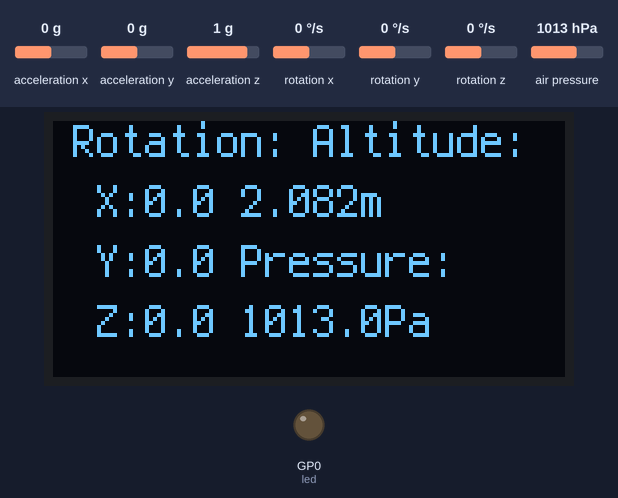
Simulated run of this program. Board: Raspberry Pi Pico running CircuitPython. Parts: 128×64 one-colour display, output pins drawn as LEDs (lit = HIGH). The inputs (shaded band) are chosen by the test bench; at power-on: acceleration z 1 g, rotation x 0 °/s, rotation y 0 °/s, rotation z 0 °/s, air pressure 1013 hPa, acceleration x 0 g, acceleration y 0 g. What the program prints to the serial console is not drawn.

Above: at 1.2 s.
1.3 s: acceleration z set to 0.2 g
2.8 s: acceleration z set to -0.1 g
At 3.5 s:
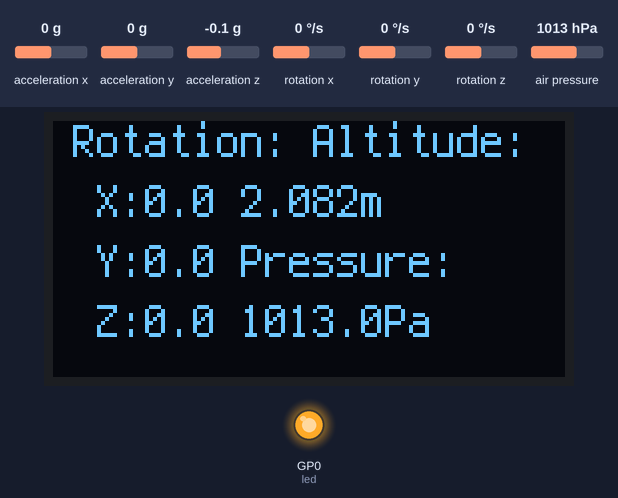
4.3 s: rotation x set to -192 °/s
At 5.2 s:
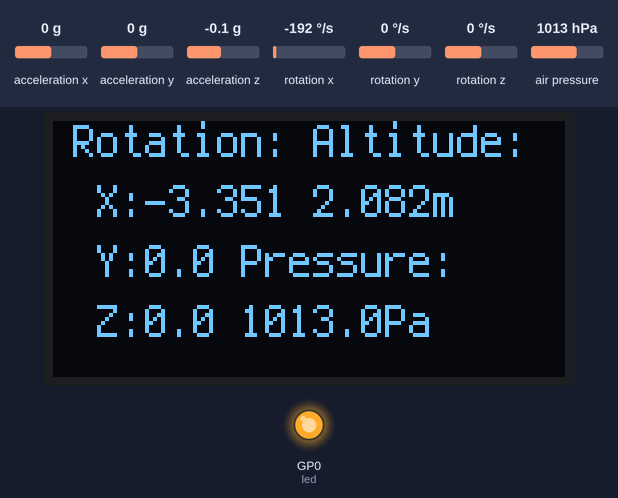
5.8 s: rotation y set to -192 °/s
At 6.5 s:
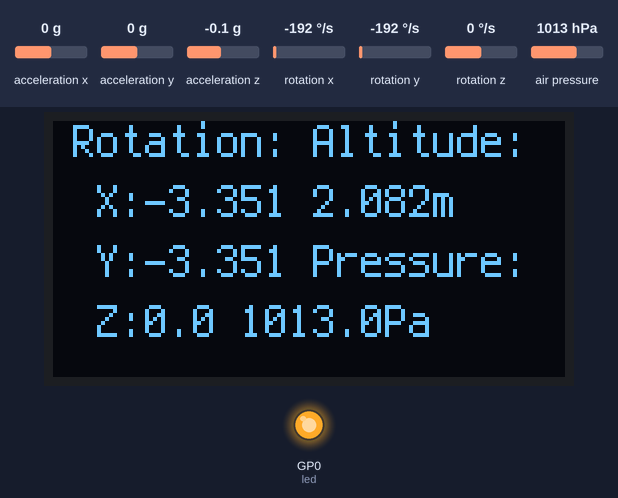
7.3 s: rotation z set to -192 °/s
At 8.5 s:
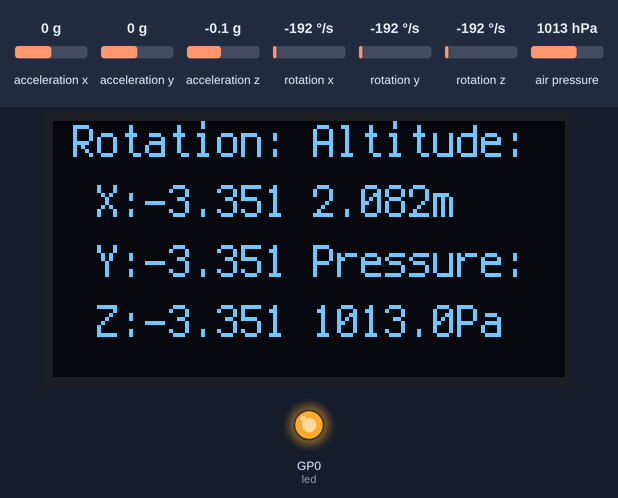
8.8 s: air pressure set to 1011 hPa
At 9.9 s:
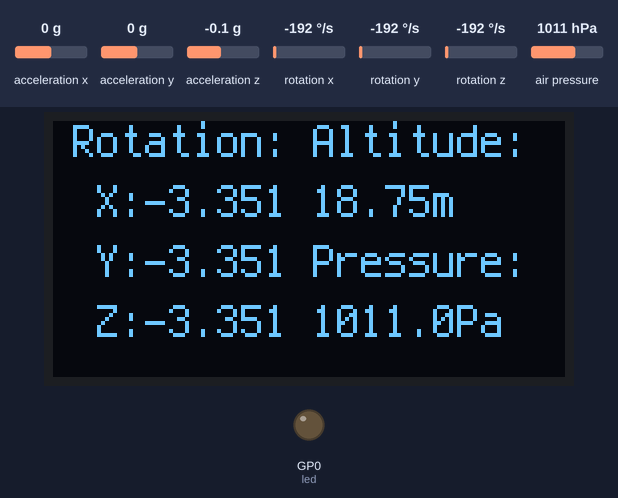
Timing chart, 0 to 11.3 s (numbered marks = the images above; inputs shaded):
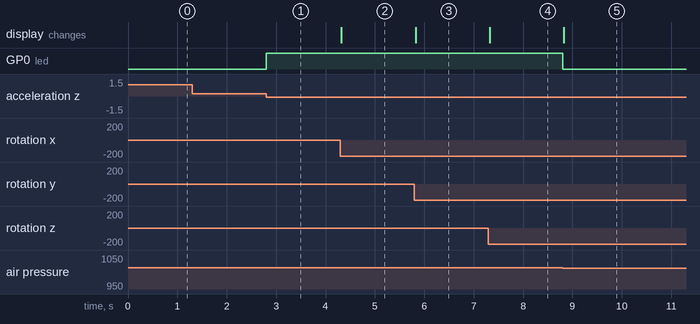

The program:

Crash_Avoidance_Part_4__Altimeter_.py
```python
import adafruit_mpu6050
import busio
import board
import time
import digitalio
from adafruit_display_text import label
import adafruit_displayio_ssd1306
import terminalio
import displayio
import adafruit_mpl3115a2

displayio.release_displays()

sda_pin = board.GP14
scl_pin = board.GP15

i2c = busio.I2C(scl_pin, sda_pin)
display_bus = displayio.I2CDisplay(i2c, device_address=0x3d, reset=board.GP16)
display = adafruit_displayio_ssd1306.SSD1306(display_bus, width=128, height=64)
mpu = adafruit_mpu6050.MPU6050(i2c, address=0x68)

led = digitalio.DigitalInOut(board.GP0)
led.direction = digitalio.Direction.OUTPUT

sensor = adafruit_mpl3115a2.MPL3115A2(i2c, address=0x60)

# create the display group
splash = displayio.Group()

# add title block to display group
title = "ANGULAR VELOCITY"
text_area = label.Label(terminalio.FONT, text=title, color=0xFFFF00, x=5, y=5)
splash.append(text_area)
display.show(splash)

tim = sensor.altitude

while True:
     # the order of this command is (font, text, text color, and location)
    text_area.text = f"Rotation: Altitude: \n X:{round(mpu.gyro[0],3)} {round(sensor.altitude, 3)}m \n Y:{round(mpu.gyro[1],3)} Pressure: \n Z:{round(mpu.gyro[2],3)} {round(sensor.pressure, 3)}Pa"
    print(mpu.acceleration)
    if mpu.acceleration[2] < 0.95 and sensor.altitude < tim + 3:
        led.value = True
    else:
        led.value = False
    
```

Measured:
- the behaviour switches between 0.1 and 0 g on acceleration z (found by bisection; images 0 and 1)
- the behaviour switches between 1013 and 1012 hPa on air pressure (found by bisection; images 4 and 5)
- after the input at 1.3 s, every drawn part: stays the same
- after the input at 2.8 s, GP0 (led): LOW → HIGH at once
- after the input at 4.3 s, the display: changes at once (image 2)
- after the input at 5.8 s, the display: changes at once (image 3)
- after the input at 7.3 s, the display: changes at once (image 4)
- after the input at 8.8 s, GP0 (led): HIGH → LOW at once; the display: changes at once (image 5)
